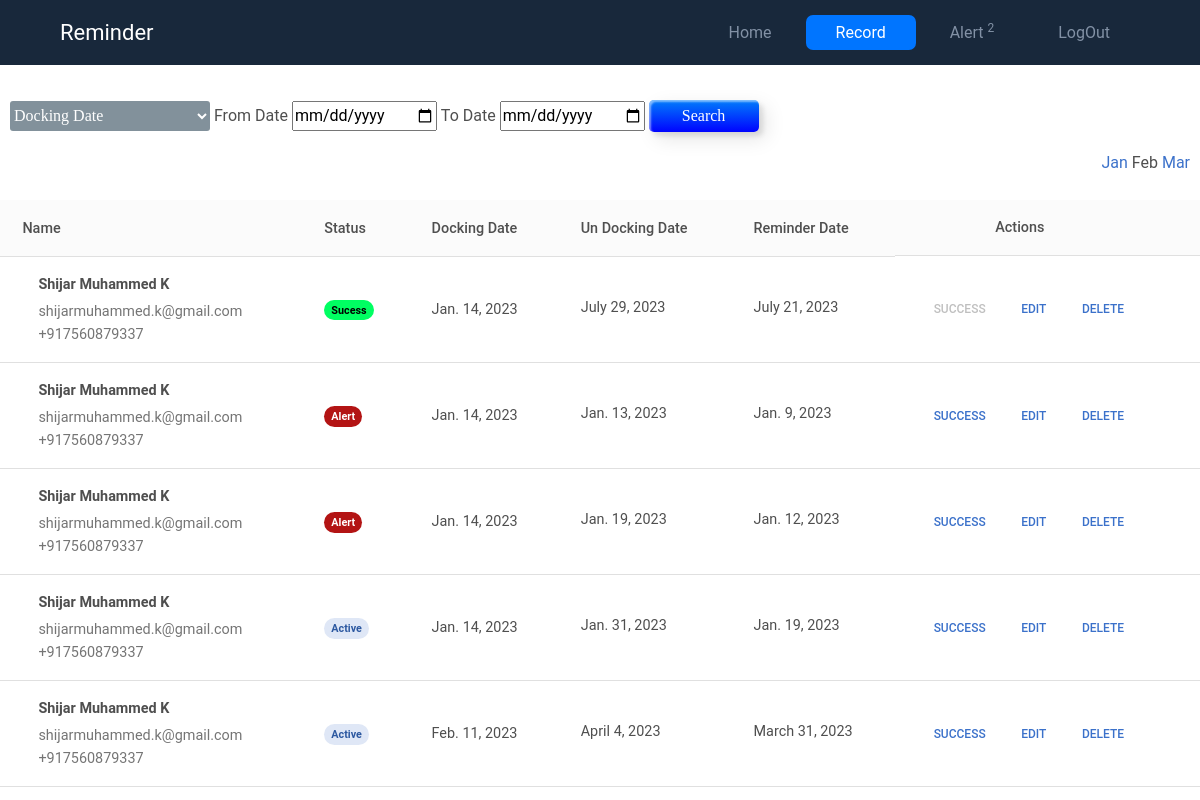
Before: /view with the older database file.
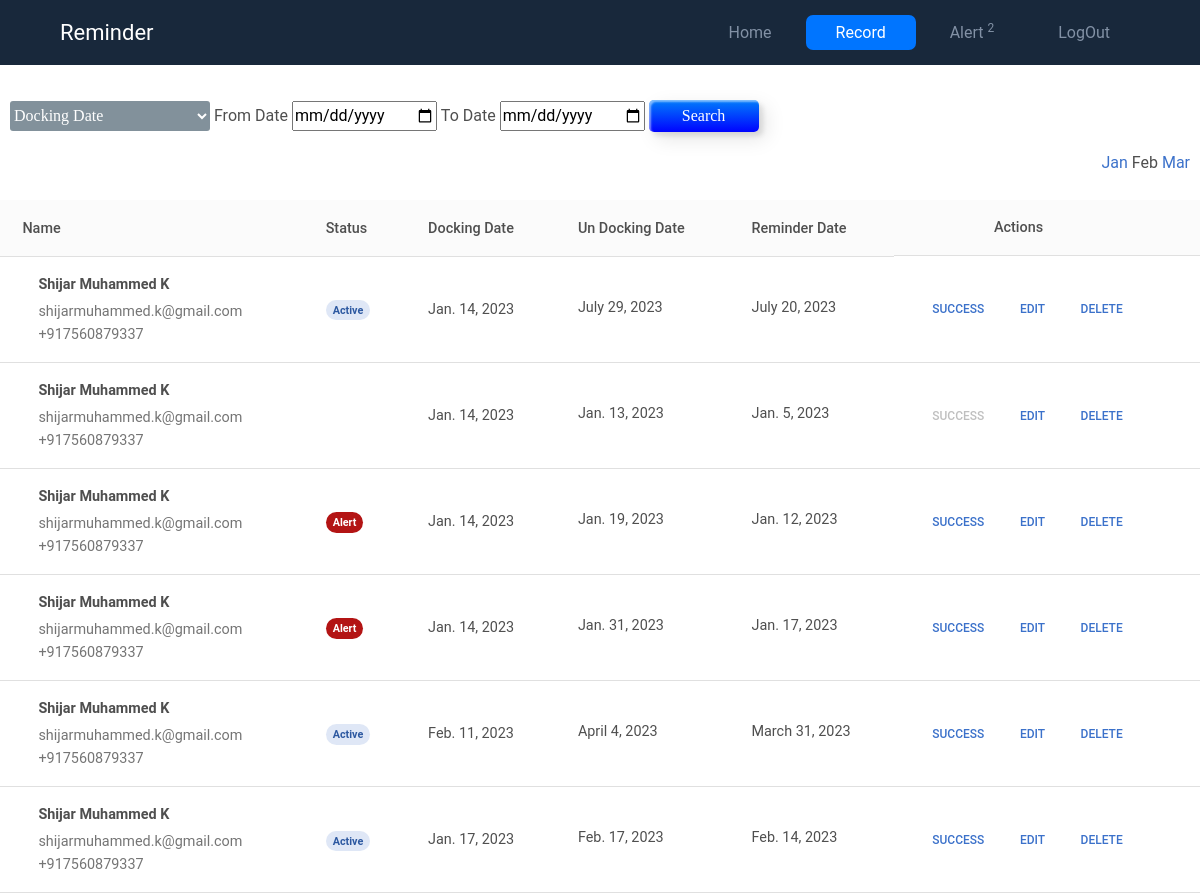
After: the same page with the newer database file.
### alertSystem/models.py (models this page shows, shortened)
class ship_details(models.Model):
    name = models.CharField(max_length=25)
    address = models.CharField(max_length=100)
    email = models.EmailField(max_length=25)
    phone = models.CharField(max_length=15)
    docking_date = models.DateField()
    undocking_date = models.DateField()
    reminder_type = models.CharField(max_length=10)
    reminder_date = models.DateField()
    reminder_days = models.IntegerField()
    status = models.CharField(max_length=25, null=True, blank=True)

### alertSystem/views.py (the view)
# urls.py: path('view', views.viewData, name='view'),
def viewData(request):
    count = get_alert_items()
    months = ['Jan', 'Feb', 'Mar', 'Apr', 'May', 'Jun', 'Jul', 'Aug', 'Sep', 'Oct', 'Nov', 'Dec']
    today = date.today()
    month = datetime.now().month
    data = ship_details.objects.all()
    return render(request, 'Operations/records.html', {'data': data, 'today': today, 'month': [months[month-1], months[month], months[month+1]], 'count': count})

### alertSystem/views.py (called while the page is built)
def get_alert_items():
    data = ship_details.objects.filter(reminder_date__lte=datetime.now().date())
    count = 0
    for i in data:
        if i.status != 'success':
            count += 1
    return count

### template/Operations/records.html (shortened to what this page needs)
<!DOCTYPE html>
{% load static %}
<html lang="en">
<head>
    <link rel="stylesheet" href="https://cdnjs.cloudflare.com/ajax/libs/mdb-ui-kit/6.1.0/mdb.min.css"
 />
    <link rel="stylesheet" href="{% static 'css/navbar.css' %}">
    <link rel="stylesheet" href="{% static 'css/records.css' %}">
</head>
<body>
    <div>
    {% include "Operations/navbar.html" %}
    </div>
    <div class="search-box">
        <form action="">
            <select name="" id="">
                <option value="">Docking Date</option>
            </select>
            <label for="from-date">From Date</label>
            <input type="date" name="from-date" title="From Date">
            <label for="to-date">To Date</label>
            <input type="date" name="to-date" title="To date">
            <button type="submit" class="searchBtn">Search</button>
        </form>
    </div>
    <div class="table-pagination">
        <a href="{{month.0}}">{{month.0}}</a>
        {{month.1}}
        <a href="{{month.2}}">{{month.2}}</a>
    </div>
    <div class="table-container">
        <table class="table align-middle mb-0 bg-white">
            <thead class="bg-light">
              <tr>
                <th>Name</th>
                <th>Status</th>
                <th>Docking Date</th>
                <th>Un Docking Date</th>
                <th>Reminder Date</th>
                <th class="action">Actions</th>
              </tr>
            </thead>
            <tbody>
                {% for data in data %}
              <tr>
                <td>
                  <div class="d-flex align-items-center">
                    <div class="ms-3">
                      <p class="fw-bold mb-1">{{data.name}}</p>
                      <p class="text-muted mb-0">{{data.email}}</p>
                      <p class="text-muted mb-0">{{data.phone}}</p>
                    </div>
                  </div>
                </td>
                <td>
                  <span {% if data.reminder_date > today and data.status == 'success'%}class = "badge-success badge rounded-pill d-inline">Sucess</span>
                    {%elif data.reminder_date > today and data.status != 'success' %}class = 'badge-primary badge rounded-pill d-inline'>Active</span>
                    {%elif data.reminder_date <= today and data.status != 'success' %}class = 'badge-warning badge rounded-pill d-inline'>Alert</span>
                    {% else %} pass{% endif %}
                </td>
                <td>{{data.docking_date}}</td>
                <td>
                    <p class="fw-normal mb-1">{{data.undocking_date}}</p>
                </td>
                <td>
                    <p class="fw-normal mb-1">{{data.reminder_date}}</p>
                </td>
                <td>
                  <button type="button" id="editBtn" class="btn btn-link btn-sm btn-rounded" {% if data.status == 'success' %}disabled{% endif %}>
                    Success
                  </button>
                  <button type="button" onclick="editRecord({{data.id}})" class="btn btn-link btn-sm btn-rounded">
                    Edit
                  </button>
                  <button type="button" onclick="deleteRecord({{data.id}})" class="btn btn-link btn-sm btn-rounded">
                    Delete
                  </button>
                </td>
              </tr>
              {% endfor %}
            </tbody>
          </table>
    </div>
</body>
</html>

### template/Operations/navbar.html (shortened to what this page needs)
{% load static %}
<nav>
  <div class="logo">Reminder</div>
  <ul>
      <li><a href="register" class="{% if request.path == '/register' %}active {% endif %}">Home</a></li>
      <li><a href="view" class="{% if request.path == '/view' %}active {% endif %}">Record</a></li>
      <li><a href="alert" class="{% if request.path == '/alert' %}active {% endif %}">Alert <sup>{{count}}</sup></a></li>
      <li><a href="logout">LogOut</a></li>
  </ul>
</nav>

### static/css/navbar.css (style rules this page uses)
nav { z-index: 9999; position: fixed; width: 100%; font-family: "Roboto", sans-serif; display: flex; justify-content: space-between; padding: 15px 5%; align-items: center; background: #18283B; }
.logo { color: #FFF; font-size: 22px; }
ul { margin: 0; list-style: none; }
ul li { display: inline-block; }
ul li a { text-decoration: none; color: #8291A5; padding: 8px 30px; border-radius: 7px; transition: all .3s ease; }
ul li a:hover, ul li a.active { color: #FFF; background: #0075FF; }

### static/css/records.css (style rules this page uses)
.search-box { position: absolute; top: 100px; margin-left: 10px; }
table.table { position: relative; top: 200px; }
.searchBtn { width: 110px; height: 32px; color: #fff; border-radius: 5px; font-family: initial; font-weight: 500; background: transparent; cursor: pointer; position: relative; display: inline-block; box-shadow: inset 2px 2px 2px 0px rgba(255, 255, 255, .5), 7px 7px 20px 0px rgba(0, 0, 0, .1), 4px 4px 5px 0px rgba(0, 0, 0, .1); outline: none; background: rgb(0, 3, 255); background: linear-gradient(0deg, rgba(0, 3, 255, 1) 0%, rgba(2, 126, 251, 1) 100%); border: none; }
select { width: 200px; height: 30px; border: 0; background: #82919b; font-family: initial; color: #fff; border-radius: 3px; }
.table-pagination { position: absolute; top: 150px; right: 10px; }
.badge-warning { background-color: #b31414; color: #ffffff; }
th.action { display: block; padding-left: 100px; }

Changed rows visible on the page:
changed ship_details: reminder_date "July 21, 2023" → "July 20, 2023"; status "success" → empty (drawn); reminder_date "Sucess" → "Active"
changed ship_details: reminder_date "Jan. 9, 2023" → "Jan. 5, 2023"; status empty → "success" (drawn); no longer shows "Alert"
changed ship_details "Jan. 31, 2023": reminder_date "Jan. 19, 2023" → "Jan. 17, 2023"; reminder_date "Active" → "Alert"
added ship_details: name "Shijar Muhammed K", email "shijarmuhammed.k@gmail.com", phone "+917560879337", shows "Active", docking_date "Jan. 17, 2023", undocking_date "Feb. 17, 2023", reminder_date "Feb. 14, 2023"
